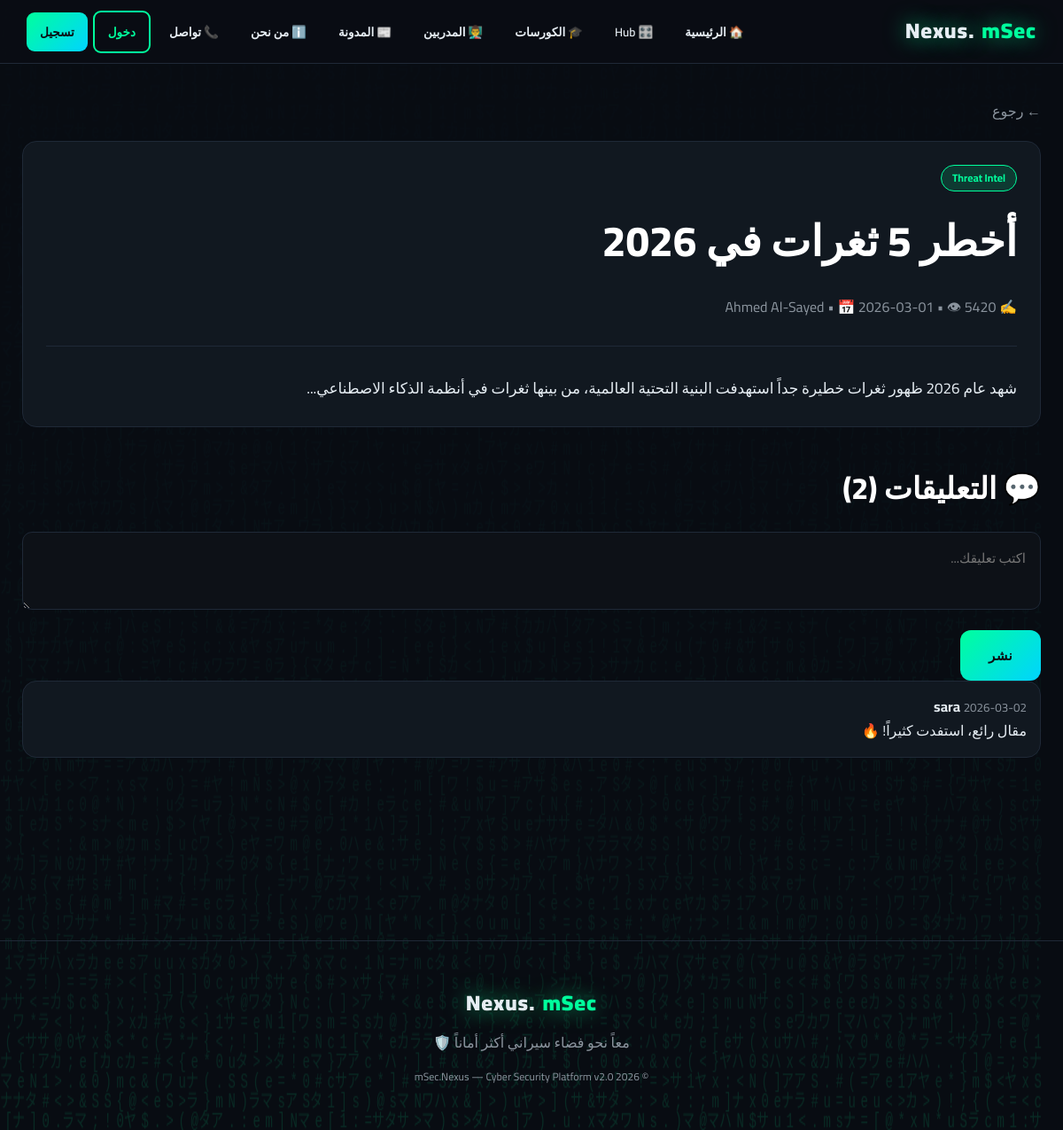
The page /blog/1 on the database its author committed.
### tables this page shows
CREATE TABLE articles (id INTEGER PRIMARY KEY AUTOINCREMENT, title TEXT, slug TEXT, content TEXT, author TEXT, category TEXT, date TEXT, views INTEGER DEFAULT 0);

CREATE TABLE comments (id INTEGER PRIMARY KEY AUTOINCREMENT, article_id INTEGER, user TEXT, content TEXT, date TEXT);

### app.py (the view)
@app.route('/blog/<int:aid>')
def article(aid):
    a = q(f"SELECT * FROM articles WHERE id={aid}")
    if not a: return "Not found", 404
    q(f"UPDATE articles SET views=views+1 WHERE id={aid}")
    return render_template('article.html', a=a[0], comments=q(f"SELECT * FROM comments WHERE article_id={aid}"))

### app.py (called while the page is built)
def db():
    if 'db' not in g: g.db = sqlite3.connect(DB)
    return g.db

def q(sql, params=None):
    c = db().cursor()
    if params: c.execute(sql, params)
    else: c.execute(sql)
    r = c.fetchall(); db().commit(); return r

@app.context_processor
def inject():
    notif_count = 0
    if 'user' in session:
        try: notif_count = q(f"SELECT COUNT(*) FROM notifications WHERE user='{session['user']}' AND read=0")[0][0]
        except: pass
    return dict(session=session, notif_count=notif_count, year=2026)

### templates/article.html
{% extends 'base.html' %}{% block content %}
<a href="/blog" style="color:var(--muted);text-decoration:none">← رجوع</a>
<div class="card" style="margin-top:20px">
<span class="badge">{{ a[5] }}</span>
<h1 style="margin-top:15px">{{ a[1] }}</h1>
<p style="color:var(--muted)">✍️ {{ a[4] }} • 📅 {{ a[6] }} • 👁 {{ a[7] }}</p>
<hr>
<p style="font-size:17px;line-height:2">{{ a[3] }}</p></div>
<h2 style="margin-top:40px">💬 التعليقات ({{ comments|length }})</h2>
<form method="POST" action="/blog/{{ a[0] }}/comment">
<textarea name="content" placeholder="اكتب تعليقك..." required></textarea>
<button type="submit">نشر</button></form>
{% for c in comments %}
<div class="card" style="padding:15px"><p><b>{{ c[2] }}</b> <small style="color:var(--muted)">{{ c[4] }}</small></p><p>{{ c[3] }}</p></div>
{% endfor %}
{% endblock %}

### static/css/style.css (style rules this page uses)
* { margin:0;padding:0;box-sizing:border-box;font-family:'Cairo','Segoe UI',sans-serif }
:root { --bg:#0a0e14;--bg2:#0d1117;--card:#111820;--border:#1f2937;--neon:#00ff9d;--neon2:#00d4ff;--purple:#a371f7;--red:#ff3366;--text:#e6edf3;--muted:#8b949e }
html { scroll-behavior:smooth }
body { background:var(--bg);color:var(--text);min-height:100vh;overflow-x:hidden;line-height:1.7 }
h1,h2,h3,h4 { color:#fff;margin-bottom:20px;font-weight:800 }
h1 { font-size:clamp(28px,5vw,48px) }
h2 { font-size:clamp(22px,3.5vw,34px) }
.btn,button { background:linear-gradient(135deg,var(--neon),var(--neon2));color:#0a0e14;padding:14px 32px;border:none;border-radius:12px;font-size:15px;font-weight:800;cursor:pointer;transition:.3s;text-decoration:none;display:inline-block;letter-spacing:.4px;font-family:inherit }
.card { background:var(--card);border:1px solid var(--border);border-radius:16px;padding:26px;transition:.4s;position:relative;overflow:hidden }
.card::before { content:'';position:absolute;top:0;left:-100%;width:100%;height:2px;background:linear-gradient(90deg,transparent,var(--neon),transparent);transition:.6s }
input,textarea,select { width:100%;padding:14px 16px;background:var(--bg2);border:1px solid var(--border);border-radius:11px;color:var(--text);margin-bottom:15px;font-size:15px;font-family:inherit;transition:.3s }
.badge { display:inline-block;padding:4px 12px;background:rgba(0,255,157,.15);border:1px solid var(--neon);border-radius:20px;font-size:12px;color:var(--neon);font-weight:700 }
hr { border:none;border-top:1px solid var(--border);margin:30px 0 }

### rows shown on the page
articles: category "Threat Intel", title "أخطر 5 ثغرات في 2026", author "Ahmed Al-Sayed", date "2026-03-01", views "5420", content "شهد عام 2026 ظهور ثغرات خطيرة جداً استهدفت البنية التحتية العالمية، من بينها ثغرات في أنظمة الذكاء الاصطناعي..."
comments: user "sara", date "2026-03-02", content "مقال رائع، استفدت كثيراً! 🔥"

### other values the page prints
{{ comments|length }} "2"
